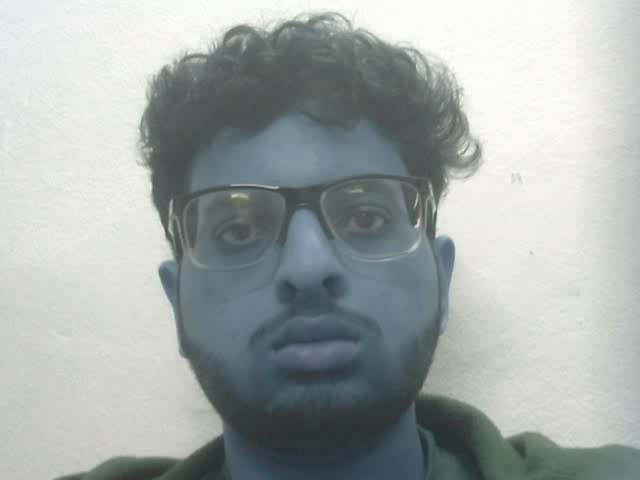
#> input picture frame 0 of video_capture.mp4, 640 x 480 px, given in place of GeoVision VD8700 Face Recognition IP Camera Demo Video.mp4, which was not available
$ jupyter execute --allow-errors report.ipynb   (text cells are left out)
#> lines starting #> are read from the running program, lines starting #| are printed output that depends on the picture; after the words box and inside, x2 and y2 are one past the last pixel; in counts of white or black regions, pixels touching at a corner belong together; pictures that were not available may be replaced by others from this repository, and a replacement may not be noted
[cell 1]
## Import Libraries
import cv2
import matplotlib.pyplot as plt
import numpy as np
import os

[cell 2]
video = "./GeoVision VD8700 Face Recognition IP Camera Demo Video.mp4"

cap = cv2.VideoCapture(video)

if not cap.isOpened():
    print("Error opening video stream or file")


def get_frame(sec):
    """
    Gets a frame from the video at a given second
    :param sec: second to get frame from
    :return: frame at given second
    """
#> called with sec = 0
    cap.set(cv2.CAP_PROP_POS_MSEC, sec * 1000)      # just cue to 20 sec. position
    hasFrames, image = cap.read()
#> image is the input picture: shape (480, 640, 3); mean B, G, R 168.8, 170.7, 164
    if hasFrames:
        cv2.imwrite("images/frame" + str(sec) + ".jpg", image)                   # Common images folder for all images
    return hasFrames


sec = 0
frameRate = 0.5  # //it will capture image in each 0.5 second
count = 1

success = get_frame(sec)
#> success = True

while success:  # Breaks when there are no more frames , compact way of writing while True
    count = count + 1
    sec = sec + frameRate
    sec = round(sec, 2)
    success = get_frame(sec)
#> this loop made 4 passes
#> (sec, success) on passes 1 to 4: (0.5, True), (1, True), (1.5, True), (2, False)
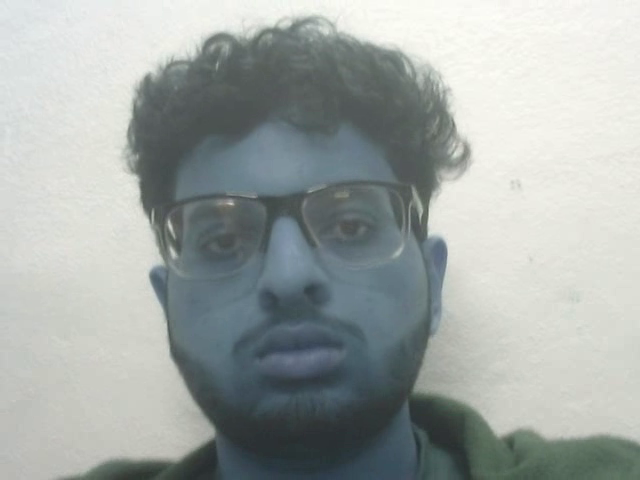
#> input picture frame 10 of video_capture.mp4, 640 x 480 px, given in place of GeoVision VD8700 Face Recognition IP Camera Demo Video.mp4, which was not available
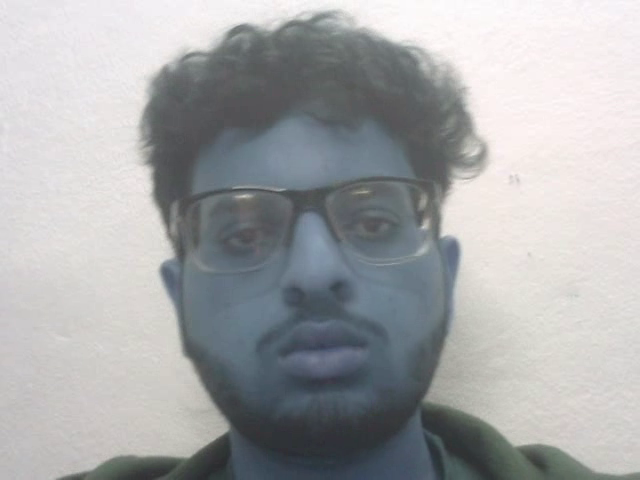
#> input picture frame 20 of video_capture.mp4, 640 x 480 px, given in place of GeoVision VD8700 Face Recognition IP Camera Demo Video.mp4, which was not available
#> pass 3, in get_frame (call 4), `hasFrames, image = cap.read()`:
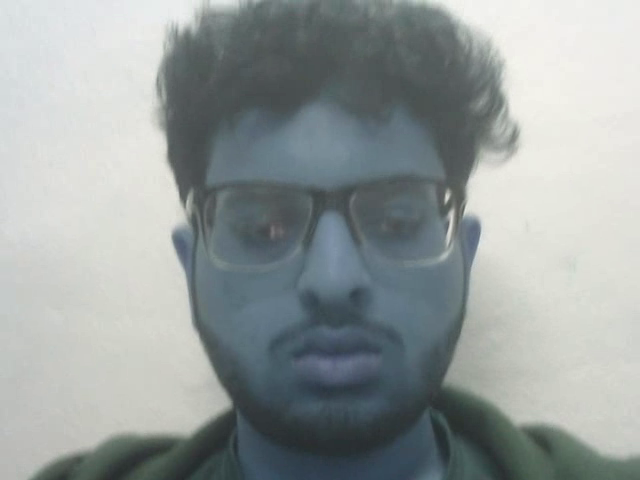
#> image: shape (480, 640, 3); mean B, G, R 156.7, 157.4, 150.5
#> after the loop, count = 5; sec = 2

cap.release()

[cell 3]
# Read images from images folder
images = []

frames = 0

for filename in os.listdir("images"):
    if frames == 100:
        break
    frames += 1
    img = cv2.imread(os.path.join("images", filename))
    if img is not None:
        images.append(img)
        # print(filename + " read")
        print("Image " + str(frames) + " read")

[cell 4]
# Display images OpenCV way
# cv2.imshow("Image", images[0])
# cv2.waitKey(0)
# cv2.destroyAllWindows()

[cell 5]
## Using matplotlib

for i in range(len(images)):
    images[i] = cv2.cvtColor(images[i], cv2.COLOR_BGR2RGB)      # Convert to RGB for matplotlib
#> this loop made 3 passes
#> after the loop, images = 3 items

plt.imshow(images[0])
plt.show()

[cell 6]
for i in range(len(images)):
    images[i] = cv2.cvtColor(images[i], cv2.COLOR_RGB2BGR)      # Convert to RGB for matplotlib

[cell 7]
# Merge images into a video

height, width, layers = images[0].shape
#> height = 480; width = 640; layers = 3
size = (width, height)
#> size = (640, 480)

out = cv2.VideoWriter('project.mp4', cv2.VideoWriter_fourcc(*'MP4V'), 20.0, size)

for i in range(len(images)):
    out.write(images[i])

out.release()

[cell 8]
## I don't have an in built webcam, so I will be using an external webcam - a Logitech C270

cap = cv2.VideoCapture(0)

if not cap.isOpened():
    print("Error opening video stream or file")

frames = []
sec = 0

while True:
    ret, frame = cap.read()
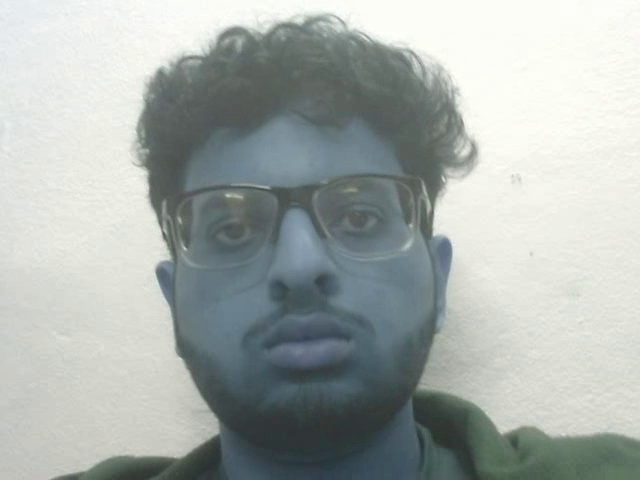
#> input picture frame 3 of video_capture.mp4, 640 x 480 px, given in place of the camera
#> frame is the input picture: shape (480, 640, 3); mean B, G, R 171.3, 174.6, 167.9
    if ret:
        sec += 1
        frames.append(frame)
        print("Frame " + str(sec) + " read")
        cv2.imshow("Frame", frame)
        if cv2.waitKey(1) & 0xFF == ord('q'):
#> (key q is pressed here)
            break
    else:
        break

cap.release()

cv2.destroyAllWindows()

[cell 9]
for i in range(len(frames)):
    frames[i] = cv2.cvtColor(frames[i], cv2.COLOR_BGR2RGB)      # Convert to RGB for matplotlib
#> this loop made 1 pass
#> after the loop, frames = 1 item

#> (the rest of this cell did not finish here and is left out)

[cell 10]
### Save frames in folder ./video_capture

for i in range(len(frames)):
    cv2.imwrite("./video_capture/frame" + str(i) + ".jpg", frames[i])

### Merge frames into a video

height, width, layers = frames[0].shape

size = (width, height)

out = cv2.VideoWriter('video_capture.mp4', cv2.VideoWriter_fourcc(*'MP4V'), 20.0, size)

for i in range(len(frames)):
    out.write(frames[i])

out.release()

[cell 11]
def chroma_key_frame(fg,bg):
    """
    Replaces the background of a frame with a background image
    :param fg: foreground image
    :param bg: background image
    :return: frame with background replaced
    """
    fg = cv2.cvtColor(fg, cv2.COLOR_BGR2RGB)
    bg = cv2.cvtColor(bg, cv2.COLOR_BGR2RGB)

    fg = cv2.resize(fg, (bg.shape[1], bg.shape[0]))

    mask = np.zeros(fg.shape, dtype=np.uint8)

    lower_color = np.array([0,30,0])
    upper_color = np.array([75,255,75])

    mask = cv2.inRange(fg, lower_color, upper_color)

    # plt.imshow(mask, cmap="gray")

    masked_image = np.copy(fg)
    masked_image[mask != 0] = [0, 0, 0]
    bg_new = np.copy(bg)
    bg_new[mask == 0] = [0, 0, 0]

    return masked_image + bg_new

[cell 12]
## Read video
green_screen_video = "./greenscreen.mp4"
wildlife_video = "./wildlife.mp4"

cap = cv2.VideoCapture(green_screen_video)

if not cap.isOpened():
    print("Error opening video stream or file")

frames_green = []
sec = 0

while True:
    ret, frame = cap.read()
    if ret:
        sec += 1
        frames_green.append(frame)
        print("Frame " + str(sec) + " read")
        cv2.imshow("Frame", frame)
        if cv2.waitKey(1) & 0xFF == ord('q'):
#> (key q is pressed here)
            break
    else:
        break

cap.release()

cv2.destroyAllWindows()

[cell 13]
cap = cv2.VideoCapture(wildlife_video)

if not cap.isOpened():
    print("Error opening video stream or file")

frames_wildlife = []

sec = 0

while True:
    ret, frame = cap.read()
    if ret:
        sec += 1
        frames_wildlife.append(frame)
        print("Frame " + str(sec) + " read")
        cv2.imshow("Frame", frame)
        if cv2.waitKey(1) & 0xFF == ord('q'):
#> (key q is pressed here)
            break
    else:
        break

cap.release()

cv2.destroyAllWindows()

[cell 14]
# Remove extra frames from wildlife video
frames_wildlife = frames_wildlife[:len(frames_green)]
#> frames_wildlife = 1 item

# Chroma keying
chroma_keyed_frames = []

for i in range(len(frames_green)):
    chroma_keyed_frames.append(chroma_key_frame(frames_green[i],frames_wildlife[i]))
    chroma_keyed_frames[i] = cv2.cvtColor(chroma_keyed_frames[i], cv2.COLOR_RGB2BGR)      # Convert to RGB for matplotlib
#> this loop made 1 pass
#> (lower_color in chroma_key_frame, upper_color in chroma_key_frame) on pass 1: ([0, 30, 0], [75, 255, 75])
#> pass 1, in chroma_key_frame, `mask = cv2.inRange(fg, lower_color, upper_color)`:
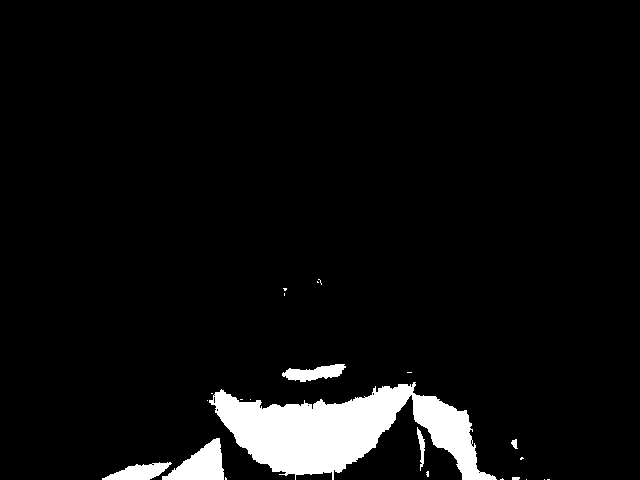
#> mask: shape (480, 640); 5.5% white; 23 white regions (16 under 20 px), largest, box (x1, y1, x2, y2) and area: (209, 382, 497, 480) 13821, (162, 438, 224, 480) 1433, (102, 462, 172, 480) 722
#> after the loop, chroma_keyed_frames = 1 item

[cell 15]
## Merge frames into a video

height, width, layers = chroma_keyed_frames[0].shape

size = (width, height)

out = cv2.VideoWriter('chroma_keyed.mp4', cv2.VideoWriter_fourcc(*'mp4v'), 20.0, size)

for i in range(len(chroma_keyed_frames)):
    out.write(chroma_keyed_frames[i])


out.release()

[cell 16]
#  Read Images from /images folder

images = []

for filename in os.listdir("images"):
    img = cv2.imread(os.path.join("images", filename))
    if img is not None:
        images.append(img)
        print(filename + " read")

[cell 17]
# Apply facial detection
# Load the cascade
face_cascade = cv2.CascadeClassifier('haarcascade_frontalface_default.xml')

# Read the input image
#> (the rest of this cell did not finish here and is left out)

[cell 18]
## Apply facial detection to all images
faces = []

for i in range(len(images)):
    img = images[i]
    gray = cv2.cvtColor(img, cv2.COLOR_BGR2GRAY)
    faces.append(face_cascade.detectMultiScale(gray, 1.1, 9))
#> after the loop, faces = [[[131, 105, 314, 314]], [[143, 94, 321, 321]], [[149, 98, 316, 316]]]

# Create Video with faces detected

for i in range(len(images)):
    for (x, y, w, h) in faces[i]:
        cv2.rectangle(images[i], (x,y), (x+w, y+h), (255, 0, 0), 2)
    images[i] = cv2.cvtColor(images[i], cv2.COLOR_BGR2RGB)      # Convert to RGB for matplotlib


height, width, layers = images[0].shape

size = (width, height)

out = cv2.VideoWriter('faces_detected.mp4', cv2.VideoWriter_fourcc(*'mp4v'), 20.0, size)

for i in range(len(images)):
    out.write(images[i])

out.release()

$ run again, starting later in the video
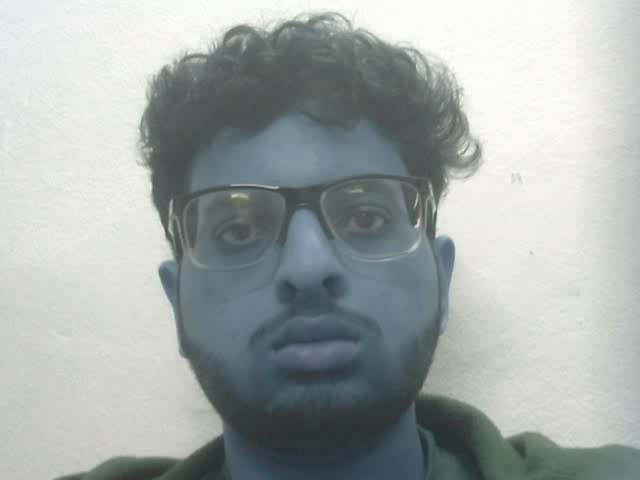
#> input picture frame 0 of video_capture.mp4, 640 x 480 px, given in place of GeoVision VD8700 Face Recognition IP Camera Demo Video.mp4, which was not available
#> in get_frame, image is the input picture: shape (480, 640, 3); mean B, G, R 168.8, 170.7, 164
#> `success = get_frame(sec)`: success = True
#> the loop `while success:` made 4 passes
#> (sec, success) on passes 1 to 4: (0.5, True), (1, True), (1.5, True), (2, False)
#> after the loop `while success:`: count = 5; sec = 2
#> the loop `for i in range(len(images)):` made 3 passes
#> after the loop `for i in range(len(images)):`: images = 3 items
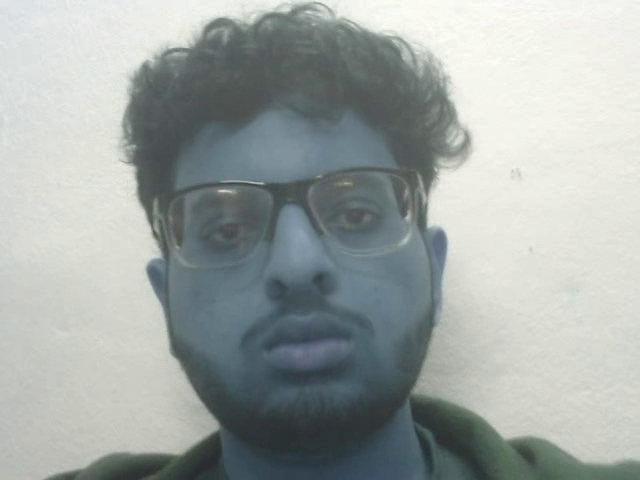
#> input picture frame 17 of video_capture.mp4, 640 x 480 px, given in place of the camera
#> frame is the input picture: shape (480, 640, 3); mean B, G, R 164.5, 166.9, 160.4
#> the loop `for i in range(len(frames)):` made 1 pass
#> after the loop `for i in range(len(frames)):`: frames = 1 item
#> the loop `for i in range(len(frames_green)):` made 1 pass
#> (lower_color in chroma_key_frame, upper_color in chroma_key_frame) on pass 1: ([0, 30, 0], [75, 255, 75])
#> pass 1, in chroma_key_frame, `mask = cv2.inRange(fg, lower_color, upper_color)`:
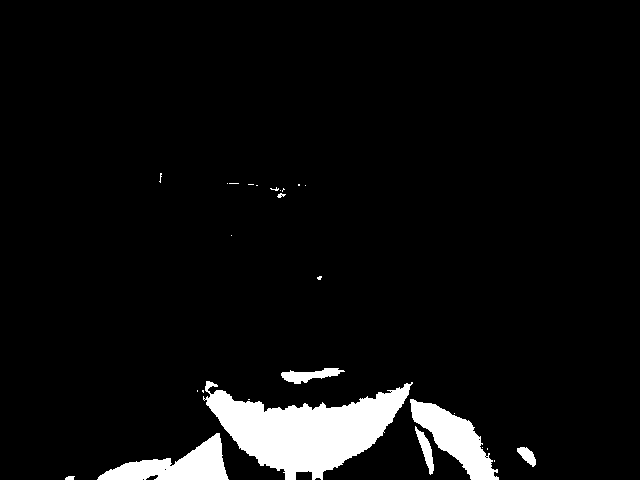
#> mask: shape (480, 640); 5.7% white; 27 white regions (19 under 20 px), largest, box (x1, y1, x2, y2) and area: (203, 381, 413, 480) 10288, (410, 399, 499, 480) 3009, (97, 433, 229, 480) 2841
#> the loop `for i in range(len(chroma_keyed_frames)):` made 1 pass
#> after the loop `for i in range(len(images)):`: faces = [[[131, 105, 314, 314]], [[143, 94, 321, 321]], [[149, 98, 316, 316]]]

$ run again, starting later in the video
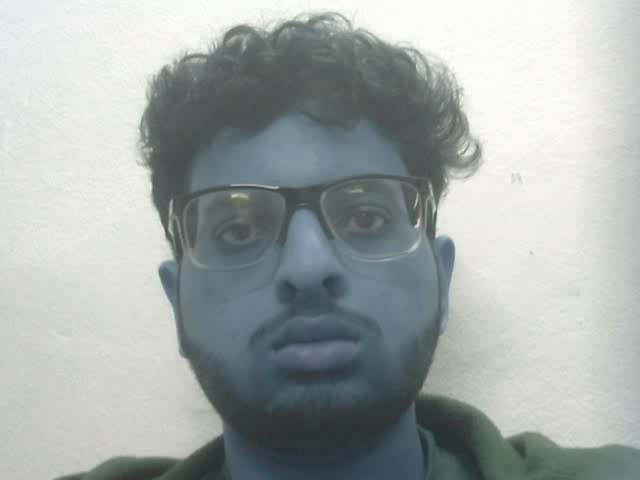
#> input picture frame 0 of video_capture.mp4, 640 x 480 px, given in place of GeoVision VD8700 Face Recognition IP Camera Demo Video.mp4, which was not available
#> in get_frame, image is the input picture: shape (480, 640, 3); mean B, G, R 168.8, 170.7, 164
#> `success = get_frame(sec)`: success = True
#> the loop `while success:` made 4 passes
#> (sec, success) on passes 1 to 4: (0.5, True), (1, True), (1.5, True), (2, False)
#> after the loop `while success:`: count = 5; sec = 2
#> the loop `for i in range(len(images)):` made 3 passes
#> after the loop `for i in range(len(images)):`: images = 3 items
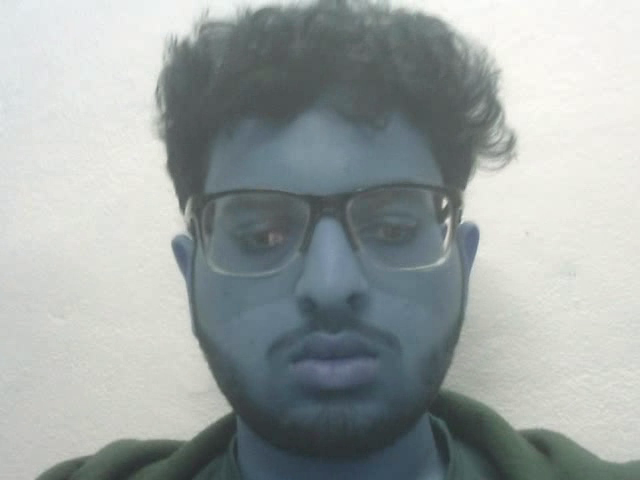
#> input picture frame 31 of video_capture.mp4, 640 x 480 px, given in place of the camera
#> frame is the input picture: shape (480, 640, 3); mean B, G, R 163.1, 164.1, 157.3
#> the loop `for i in range(len(frames)):` made 1 pass
#> after the loop `for i in range(len(frames)):`: frames = 1 item
#> the loop `for i in range(len(frames_green)):` made 1 pass
#> (lower_color in chroma_key_frame, upper_color in chroma_key_frame) on pass 1: ([0, 30, 0], [75, 255, 75])
#> pass 1, in chroma_key_frame, `mask = cv2.inRange(fg, lower_color, upper_color)`:
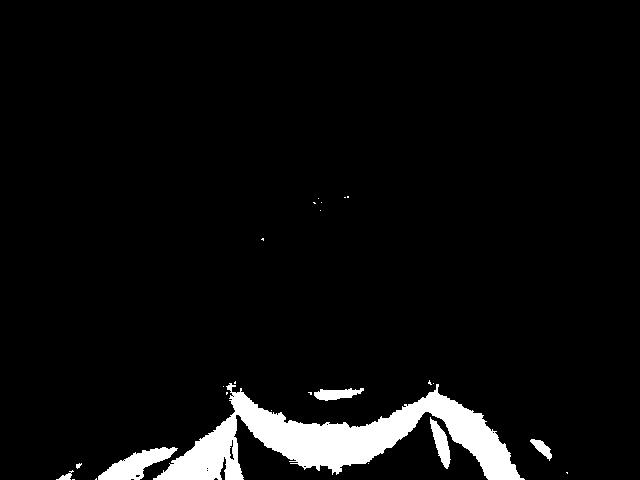
#> mask: shape (480, 640); 5.1% white; 25 white regions (18 under 20 px), largest, box (x1, y1, x2, y2) and area: (153, 383, 525, 480) 13250, (98, 447, 178, 480) 1227, (430, 417, 451, 469) 497
#> the loop `for i in range(len(chroma_keyed_frames)):` made 1 pass
#> after the loop `for i in range(len(images)):`: faces = [[[131, 105, 314, 314]], [[143, 94, 321, 321]], [[149, 98, 316, 316]]]
